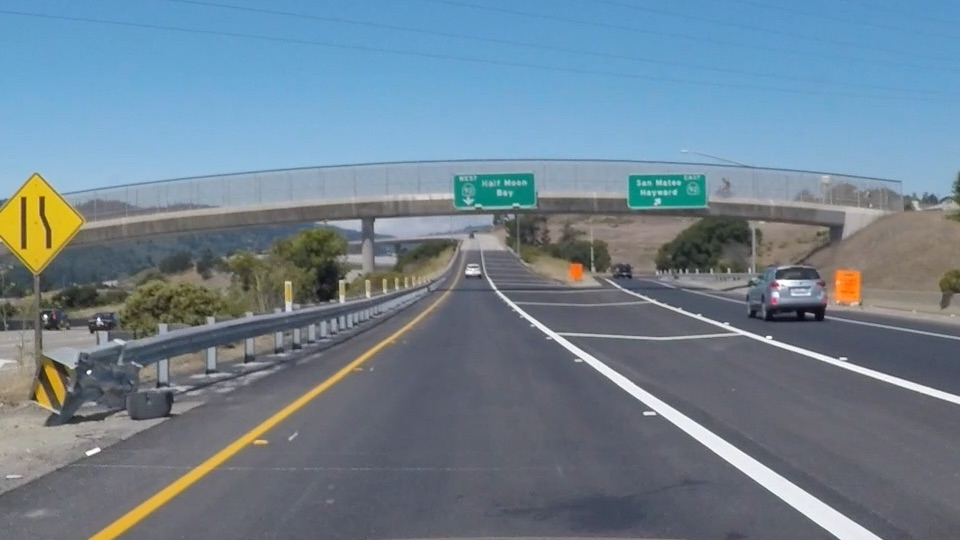
//> input picture exit-ramp.jpg, 960 x 540 px
$ ./threshold ../exit-ramp.jpg   (built with g++ and OpenCV 4)
//> lines starting //> are read from the running program, lines starting //| are printed output that depends on the picture; after the words box and inside, x2 and y2 are one past the last pixel; in counts of white or black regions, pixels touching at a corner belong together
#include <stdio.h>
#include "opencv2/imgproc/imgproc.hpp"
#include "opencv2/highgui/highgui.hpp"
#include <stdlib.h>
#include <opencv2/opencv.hpp>
using namespace cv;
using namespace std;

Mat image, image_gray;
Mat thresh_dst;

int disp_threshold= 44;
int disp_threshold_min = 42;
int disp_threshold_max = 46;
int range = 5;


void ThresholdMask(int, void*)
{
	disp_threshold_min = disp_threshold;
	disp_threshold_max = disp_threshold+range;

	if (disp_threshold_max>255)
	{
		disp_threshold_max=255;
	}

	threshold(image_gray, thresh_dst, disp_threshold_max, 255, THRESH_TOZERO_INV);
	threshold(thresh_dst, thresh_dst, disp_threshold_min, 255, THRESH_BINARY);
	// threshold(thresh_dst, thresh_dst, disp_threshold_max, 255, THRESH_BINARY_INV);

	imshow("ThresholdMask", thresh_dst);
}

int main(int argc, char** argv )
{
    if ( argc != 2 )
    {
        printf("usage: DisplayImage.out <Image_Path>\n");
        return -1;
    }

    image = imread( argv[1], 1 );
//> image is the input picture: 540 rows x 960 cols, CV_8UC3; mean B, G, R 144.4, 130.2, 111.3
    if ( !image.data )
    {
        printf("No image data \n");
        return -1;
    }

    cvtColor( image, image_gray, COLOR_BGR2GRAY );
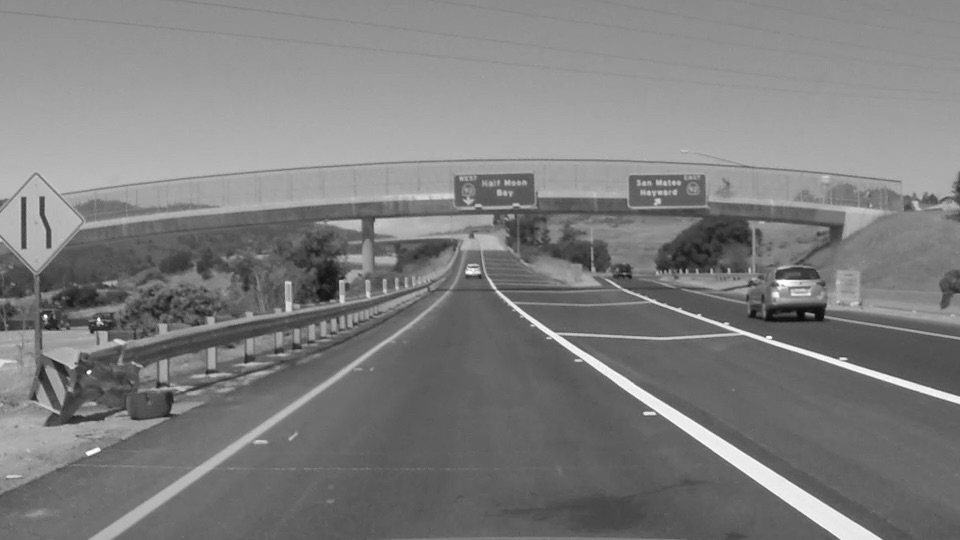
//> image_gray: 540 rows x 960 cols, CV_8UC1; min 7, max 255, mean 126.2

    namedWindow("ThresholdMask", WINDOW_AUTOSIZE);
    createTrackbar( "Value ThresholdMask:", "ThresholdMask", &disp_threshold, 245, ThresholdMask );
    createTrackbar( "Disparity Range:", "ThresholdMask", &range, 50, ThresholdMask );

    // Initialize Function
    ThresholdMask(0,0);
//> in ThresholdMask, `threshold(image_gray, thresh_dst, disp_threshold_max, 255, THRESH_TOZE..`:
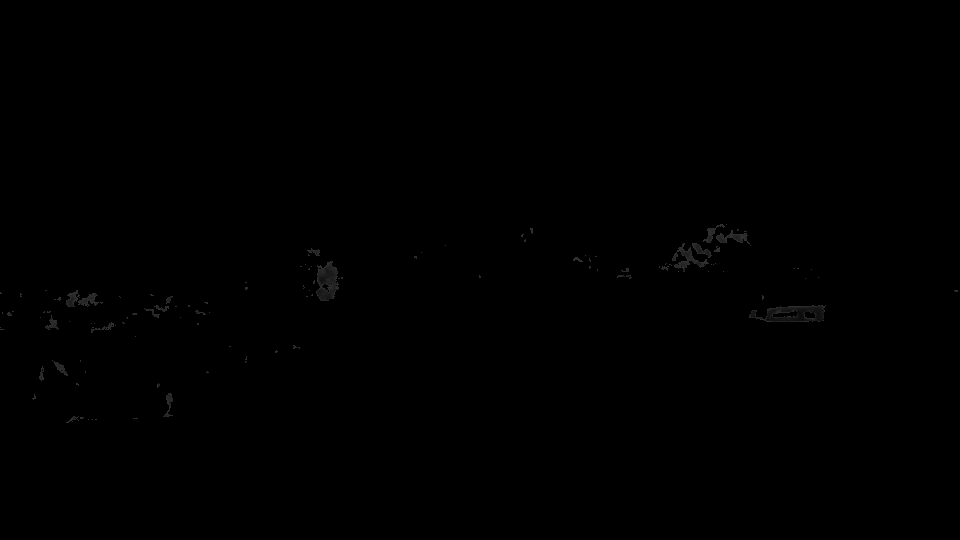
//> thresh_dst: 540 rows x 960 cols, CV_8UC1; min 0, max 49, mean 0.3
//> in ThresholdMask, `threshold(thresh_dst, thresh_dst, disp_threshold_min, 255, THRESH_BINA..`:
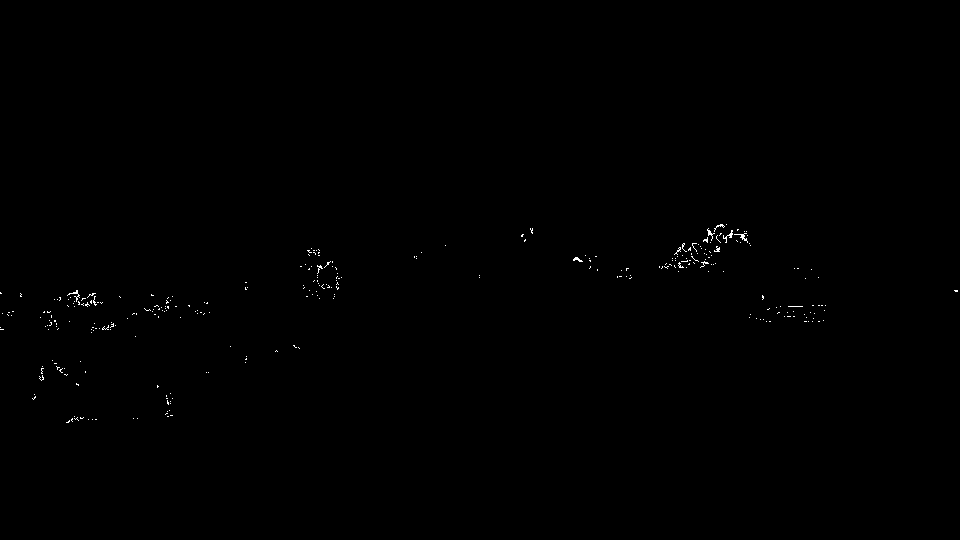
//> thresh_dst: 540 rows x 960 cols, CV_8UC1; 0.2% white in thin lines or dots, all inside (x1, y1, x2, y2) = (0, 224, 958, 423)

    // Wait until user exit program by pressing a key
    waitKey(0);

    return 0;
}
